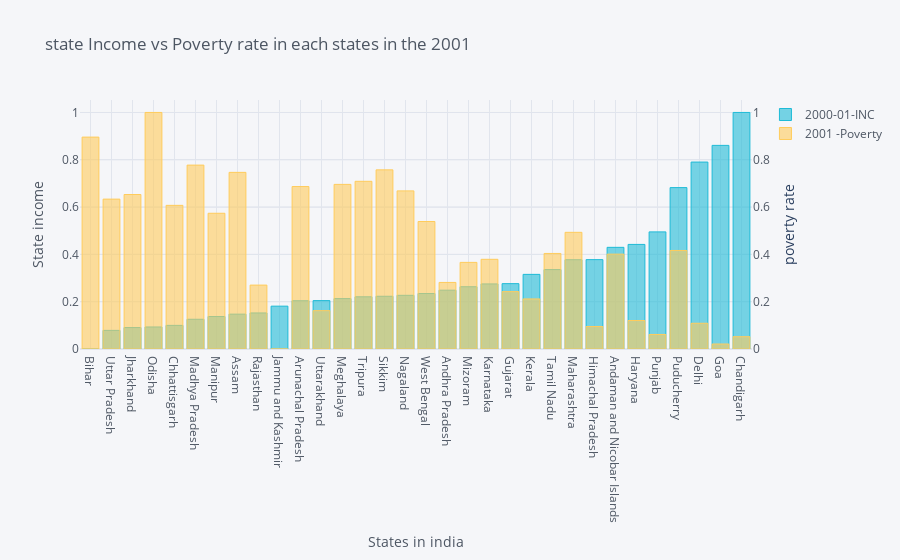

This figure's notebook cell:
### Code cell
# data for plot
pov_income_rate_2001 = df1[['States_Union Territories','2001 -Poverty','2000-01-INC']]

# normalization
pov_income_rate_2001['2001 -Poverty'] = min_max(pov_income_rate_2001['2001 -Poverty'],pov_income_rate_2001['2001 -Poverty'])
pov_income_rate_2001['2000-01-INC'] = min_max(pov_income_rate_2001['2000-01-INC'],pov_income_rate_2001['2000-01-INC'])
        
# plotting state income vs poverty rate in 2001
pov_income_rate_2001.sort_values(by='2000-01-INC').iplot(kind='bar',x='States_Union Territories',y='2000-01-INC',secondary_y='2001 -Poverty',secondary_y_title='poverty rate',
                        colors=['#1ebbd7','#ffcc5c'],title='state Income vs Poverty rate in each states in the 2001',
                        yTitle='State income',xTitle ='States in india')

### Figure 1 — Plotly figure (JSON) as saved in the notebook; plotly's stock layout.template omitted (floating-point values rounded to 4 significant figures)
{"data": [{"marker": {"color": "rgba(30, 187, 215, 0.6)", "line": {"color": "rgba(30, 187, 215, 1.0)", "width": 1}}, "name": "2000-01-INC", "orientation": "v", "text": "", "type": "bar", "x": ["Bihar", "Uttar Pradesh", "Jharkhand", "Odisha", "Chhattisgarh", "Madhya Pradesh", "Manipur", "Assam", "Rajasthan", "Jammu and Kashmir", "Arunachal Pradesh", "Uttarakhand", "Meghalaya", "Tripura", "Sikkim", "Nagaland", "West Bengal", "Andhra Pradesh", "Mizoram", "Karnataka", "Gujarat", "Kerala", "Tamil Nadu", "Maharashtra", "Himachal Pradesh", "Andaman and Nicobar Islands", "Haryana", "Punjab", "Puducherry", "Delhi", "Goa", "Chandigarh"], "y": [0, 0.07872, 0.09064, 0.09314, 0.09985, 0.1256, 0.1373, 0.1473, 0.1523, 0.1811, 0.204, 0.2046, 0.2132, 0.2207, 0.2229, 0.2269, 0.2345, 0.2486, 0.2632, 0.2751, 0.2762, 0.3155, 0.3358, 0.3774, 0.3778, 0.4297, 0.4421, 0.4951, 0.6822, 0.7903, 0.8608, 1]}, {"marker": {"color": "rgba(255, 204, 92, 0.6)", "line": {"color": "rgba(255, 204, 92, 1.0)", "width": 1}}, "name": "2001 -Poverty", "orientation": "v", "text": "", "type": "bar", "x": ["Bihar", "Uttar Pradesh", "Jharkhand", "Odisha", "Chhattisgarh", "Madhya Pradesh", "Manipur", "Assam", "Rajasthan", "Jammu and Kashmir", "Arunachal Pradesh", "Uttarakhand", "Meghalaya", "Tripura", "Sikkim", "Nagaland", "West Bengal", "Andhra Pradesh", "Mizoram", "Karnataka", "Gujarat", "Kerala", "Tamil Nadu", "Maharashtra", "Himachal Pradesh", "Andaman and Nicobar Islands", "Haryana", "Punjab", "Puducherry", "Delhi", "Goa", "Chandigarh"], "xaxis": "x", "y": [0.8958, 0.6336, 0.6531, 1, 0.6073, 0.7774, 0.5738, 0.7467, 0.2702, 0, 0.6867, 0.1621, 0.6959, 0.709, 0.7573, 0.6684, 0.539, 0.2814, 0.3662, 0.3792, 0.2425, 0.2116, 0.4039, 0.4932, 0.09503, 0.401, 0.1204, 0.06137, 0.4165, 0.1088, 0.02107, 0.05198], "yaxis": "y2"}], "layout": {"legend": {"bgcolor": "#F5F6F9", "font": {"color": "#4D5663"}}, "paper_bgcolor": "#F5F6F9", "plot_bgcolor": "#F5F6F9", "title": {"font": {"color": "#4D5663"}, "text": "state Income vs Poverty rate in each states in the 2001"}, "xaxis": {"gridcolor": "#E1E5ED", "showgrid": true, "tickfont": {"color": "#4D5663"}, "title": {"font": {"color": "#4D5663"}, "text": "States in india"}, "zerolinecolor": "#E1E5ED"}, "yaxis": {"gridcolor": "#E1E5ED", "showgrid": true, "tickfont": {"color": "#4D5663"}, "title": {"font": {"color": "#4D5663"}, "text": "State income"}, "zerolinecolor": "#E1E5ED"}, "yaxis2": {"anchor": "x", "gridcolor": "#E1E5ED", "overlaying": "y", "showgrid": true, "side": "right", "tickfont": {"color": "#4D5663"}, "title": {"text": "poverty rate"}, "zerolinecolor": "#E1E5ED"}}}
